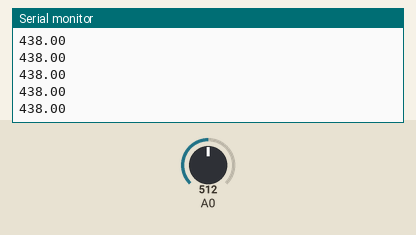
The sketch below on a simulated Arduino Uno, built with avr-gcc and run on an emulated ATmega328P. Parts: the last lines printed to the serial monitor. The test bench sets the inputs (shaded band); at power-on: A0 = 512.

Above: at 1.2 s.
1.3 s: A0 set to 716
At 1.31 s:
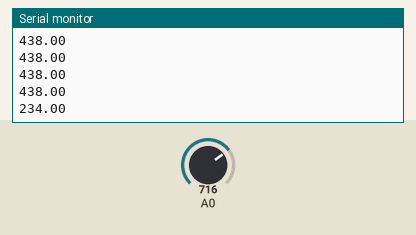
2.8 s: A0 set to 900
At 2.82 s:
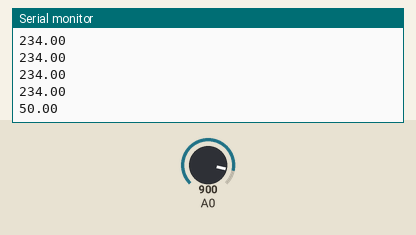
Timing chart, 0 to 5.8 s (numbered marks = the images above; inputs shaded):
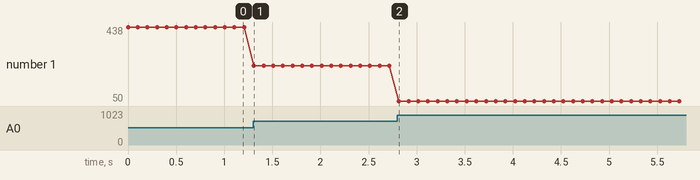

Measured:
- after the input at 1.3 s, the serial monitor: prints a new line at once (image 1)
- after the input at 2.8 s, the serial monitor: prints a new line at once (image 2)
- plotted number 1: 438 → 234 after the input at 1.3 s, 234 → 50 after the input at 2.8 s

The sketch:

KY-039_-_Heartbeat_Sensor.ino
```cpp
// ky-039
void setup() {
  pinMode(A0, INPUT);
  Serial.begin(9600);
}

void loop() {
  float pulse;
  int sum = 0;
  pulse = 950 - analogRead(A0);
  Serial.println(pulse);
  delay(100);
}
```
